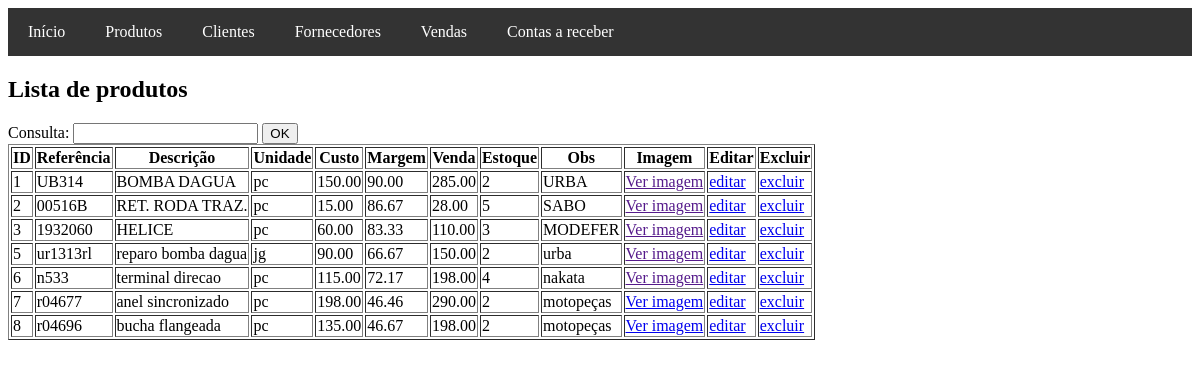
Screenshot of /produtos/controle.php with the database file from the repository.
### tables this page shows
CREATE TABLE `produtos` (
  `id` int(11) NOT NULL,
  `referencia` varchar(50) NOT NULL,
  `descricao` text DEFAULT NULL,
  `unid` varchar(10) NOT NULL,
  `custo` decimal(10,2) NOT NULL,
  `margem` decimal(5,2) NOT NULL,
  `venda` decimal(10,2) NOT NULL,
  `estoque` int(11) NOT NULL DEFAULT 0,
  `obs` varchar(255) DEFAULT NULL,
  `imagem` varchar(255) DEFAULT NULL,
  `criado_em` timestamp NOT NULL DEFAULT current_timestamp()
);

### produtos/controle.php (the view, shortened to what this page needs)
<!DOCTYPE html>
<html lang="en">
<head>
</head>
<body>
  <?php
    include_once '../includes/header.php';
    include_once '../config/conexao.php';
  ?>
      <h2>Lista de produtos</h2>
      <form action="" method="post">
        <label for="consulta">Consulta:</label>
        <input type="text" name="consulta" id="consulta">
        <input type="submit" value="OK">
      </form>
  <?php
      $consulta = isset($_POST["consulta"]) ? $_POST["consulta"] : "";
      if ($consulta == ""){
          $exibe = "SELECT * FROM produtos";
          $sql = mysqli_query($conexao, $exibe) or die("Não foi possível executar consulta." . mysqli_error($conexao));
      } else {
          $exibe = "SELECT * FROM produtos WHERE descricao LIKE '%$consulta%' ";
          $sql = mysqli_query($conexao, $exibe);
      }
      echo "<table border='1'>";
        echo "<tr>
                <th>ID</th>
                <th>Referência</th>
                <th>Descrição</th>
                <th>Unidade</th>
                <th>Custo</th>
                <th>Margem</th>
                <th>Venda</th>
                <th>Estoque</th>
                <th>Obs</th>
                <th>Imagem</th>
                <th>Editar</th>
                <th>Excluir</th>
            </tr>";
        while ($row = mysqli_fetch_assoc($sql)) {
            echo "<tr>";
            echo "<td>{$row['id']}</td>";
            echo "<td>{$row['referencia']}</td>";
            echo "<td>{$row['descricao']}</td>";
            echo "<td>{$row['unid']}</td>";
            echo "<td>{$row['custo']}</td>";
            echo "<td>{$row['margem']}</td>";
            echo "<td>{$row['venda']}</td>";
            echo "<td>{$row['estoque']}</td>";
            echo "<td>{$row['obs']}</td>";
            echo "<td><a href='" . $row['imagem'] . "' target='_blank'>Ver imagem</a></td>";
            echo "<td><a href='editar.php?id=".$row['id']."'>editar</td>";
            echo "<td><a href='excluir.php?id=".$row['id']."'>excluir</td>";
            echo "</tr>";
        }
      echo "</table>";
   ?>
</body>
</html>

### rows the page displays
produtos: id "1", referencia "UB314", descricao "BOMBA DAGUA", unid "pc", custo "150.00", margem "90.00", venda "285.00", estoque "2", obs "URBA"
produtos: id "2", referencia "00516B", descricao "RET. RODA TRAZ.", unid "pc", custo "15.00", margem "86.67", venda "28.00", estoque "5", obs "SABO"
produtos: id "3", referencia "1932060", descricao "HELICE", unid "pc", custo "60.00", margem "83.33", venda "110.00", estoque "3", obs "MODEFER"
produtos: id "5", referencia "ur1313rl", descricao "reparo bomba dagua", unid "jg", custo "90.00", margem "66.67", venda "150.00", estoque "2", obs "urba"
produtos: id "6", referencia "n533", descricao "terminal direcao", unid "pc", custo "115.00", margem "72.17", venda "198.00", estoque "4", obs "nakata"
produtos: id "7", referencia "r04677", descricao "anel sincronizado", unid "pc", custo "198.00", margem "46.46", venda "290.00", estoque "2", obs "motopeças"
produtos: id "8", referencia "r04696", descricao "bucha flangeada", unid "pc", custo "135.00", margem "46.67", venda "198.00", estoque "2", obs "motopeças"
